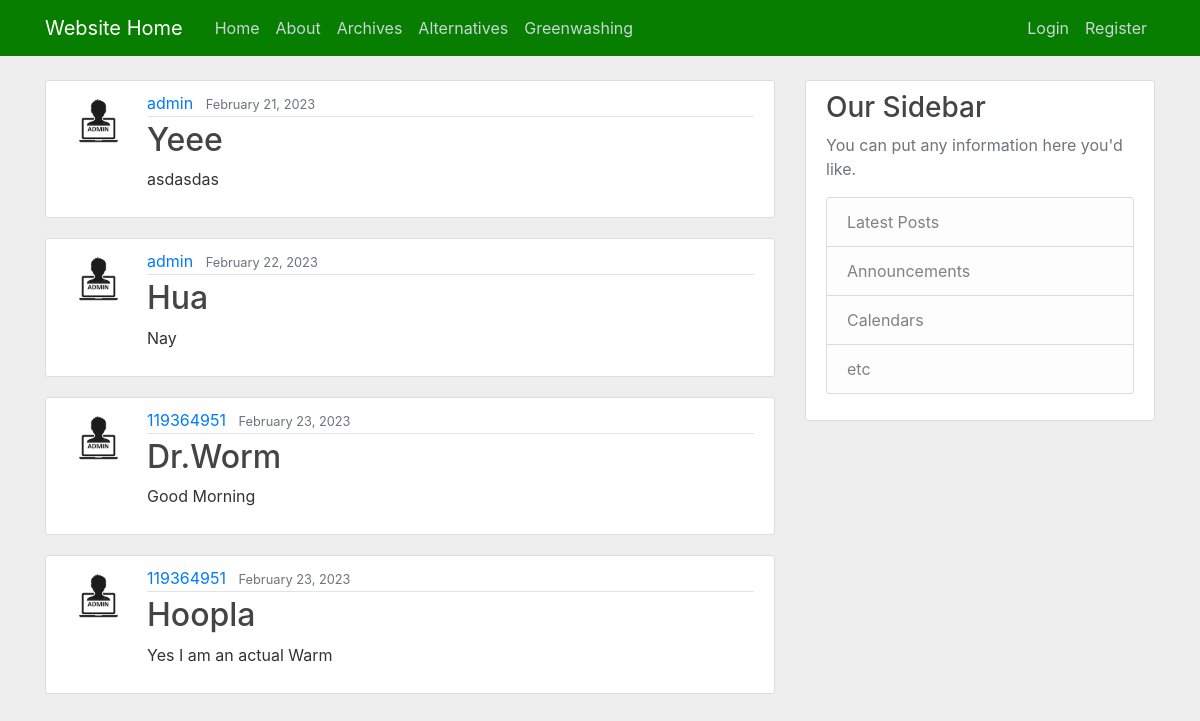
The app's page /greenwashing/, older data.
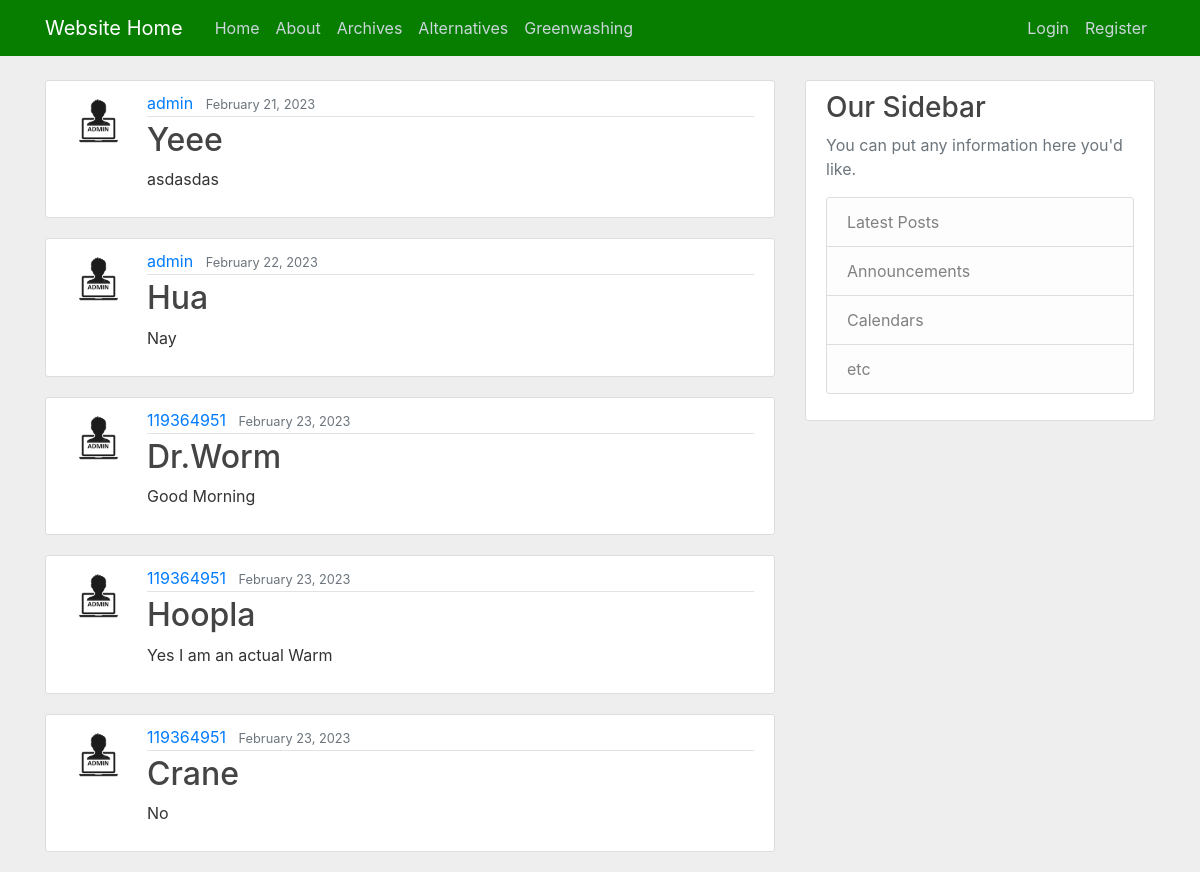
The same page, newer data.
### website/models.py (models this page shows)
class GreenPosts(models.Model):
    title = models.CharField(max_length=100)
    content = models.TextField()
    date_posted = models.DateTimeField(default=timezone.now)
    author = models.ForeignKey(User, on_delete=models.CASCADE)

### users/models.py (models this page shows, shortened)
class Profile(models.Model):
    user = models.OneToOneField(User, on_delete=models.CASCADE)
    image = models.ImageField(default='default.jpg', upload_to='profile_pics')

### website/views.py (the view)
# urls.py: path('greenwashing/', GreenPostListView.as_view(), name='website-greenwashing'),
class GreenPostListView(ListView):
    model = GreenPosts
    template_name = 'website/greenwashing.html' #<app>/<model>_<viewtype>.html
    context_object_name = 'greenposts'
    ordering = ['date_posted']
    paginate_by = 5

### website/templates/website/greenwashing.html (shortened to what this page needs)
{% extends "website/base.html" %}
{% block content %}
    {% for greenposts in greenposts %}
    <article class="media content-section">
       <img class="rounded-circle article-img" src="{{ greenposts.author.profile.image.url }}">
    <div class="media-body">
        <div class="article-metadata">
        <a class="mr-2" href="{% url 'greenuser-posts' greenposts.author.username %}">{{ greenposts.author }}</a>
        <small class="text-muted">{{ greenposts.date_posted|date:"F d, Y" }}</small>
        </div>
        <h2><a class="article-title" href="{% url 'greenpost-detail' greenposts.id %}">{{ greenposts.title }}</a></h2>
        <p class="article-content">{{ greenposts.content }}</p>
    </div>
    </article>
    {% endfor %}
{% endblock content %}

Row changes from the older to the newer data that the page shows:
added GreenPosts: author.profile.image (picture), author "119364951", date_posted "February 23, 2023", title "Crane", content "No"
